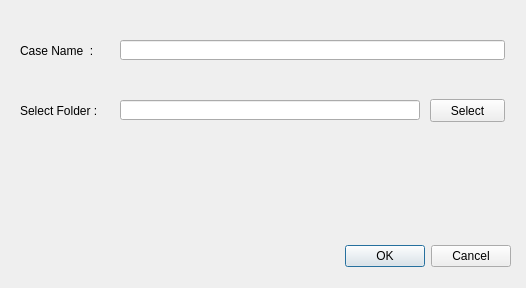
<?xml version="1.0" encoding="UTF-8"?>
<ui version="4.0">
 <class>Dialog</class>
 <widget class="QDialog" name="Dialog">
  <property name="geometry">
   <rect>
    <x>0</x>
    <y>0</y>
    <width>526</width>
    <height>288</height>
   </rect>
  </property>
  <property name="windowTitle">
   <string>Dialog</string>
  </property>
  <widget class="QDialogButtonBox" name="button_box">
   <property name="geometry">
    <rect>
     <x>30</x>
     <y>240</y>
     <width>481</width>
     <height>32</height>
    </rect>
   </property>
   <property name="orientation">
    <enum>Qt::Horizontal</enum>
   </property>
   <property name="standardButtons">
    <set>QDialogButtonBox::Cancel|QDialogButtonBox::Ok</set>
   </property>
  </widget>
  <widget class="QLabel" name="case_name_label">
   <property name="geometry">
    <rect>
     <x>20</x>
     <y>30</y>
     <width>81</width>
     <height>41</height>
    </rect>
   </property>
   <property name="text">
    <string>Case Name  : </string>
   </property>
  </widget>
  <widget class="QLineEdit" name="case_name_input">
   <property name="geometry">
    <rect>
     <x>120</x>
     <y>40</y>
     <width>385</width>
     <height>20</height>
    </rect>
   </property>
  </widget>
  <widget class="QLabel" name="label_2">
   <property name="geometry">
    <rect>
     <x>20</x>
     <y>90</y>
     <width>81</width>
     <height>41</height>
    </rect>
   </property>
   <property name="text">
    <string>Select Folder :</string>
   </property>
  </widget>
  <widget class="QLineEdit" name="folder_input">
   <property name="geometry">
    <rect>
     <x>120</x>
     <y>100</y>
     <width>300</width>
     <height>20</height>
    </rect>
   </property>
  </widget>
  <widget class="QPushButton" name="folder_button">
   <property name="geometry">
    <rect>
     <x>430</x>
     <y>99</y>
     <width>75</width>
     <height>23</height>
    </rect>
   </property>
   <property name="text">
    <string>Select</string>
   </property>
  </widget>
 </widget>
 <resources/>
 <connections>
  <connection>
   <sender>button_box</sender>
   <signal>accepted()</signal>
   <receiver>Dialog</receiver>
   <slot>accept()</slot>
   <hints>
    <hint type="sourcelabel">
     <x>248</x>
     <y>254</y>
    </hint>
    <hint type="destinationlabel">
     <x>157</x>
     <y>274</y>
    </hint>
   </hints>
  </connection>
  <connection>
   <sender>button_box</sender>
   <signal>rejected()</signal>
   <receiver>Dialog</receiver>
   <slot>reject()</slot>
   <hints>
    <hint type="sourcelabel">
     <x>316</x>
     <y>260</y>
    </hint>
    <hint type="destinationlabel">
     <x>286</x>
     <y>274</y>
    </hint>
   </hints>
  </connection>
 </connections>
</ui>
